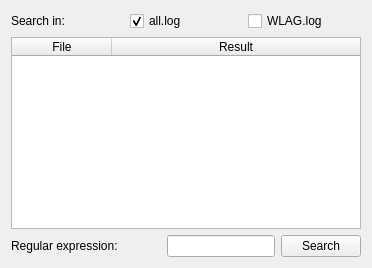
        <widget class="QWidget" name="logsBar">
         <attribute name="title">
          <string>Logs</string>
         </attribute>
         <layout class="QGridLayout" name="gridLayout_10">
          <item row="0" column="0">
           <layout class="QHBoxLayout" name="horizontalLayout_10">
            <item>
             <widget class="QLabel" name="label_5">
              <property name="text">
               <string>Search in:</string>
              </property>
             </widget>
            </item>
            <item>
             <widget class="QCheckBox" name="allLogsCombo">
              <property name="text">
               <string>all.log</string>
              </property>
              <property name="checked">
               <bool>true</bool>
              </property>
             </widget>
            </item>
            <item>
             <widget class="QCheckBox" name="wlagLogsCombo">
              <property name="text">
               <string>WLAG.log</string>
              </property>
             </widget>
            </item>
           </layout>
          </item>
          <item row="1" column="0">
           <widget class="QTableWidget" name="logsTable">
            <property name="alternatingRowColors">
             <bool>true</bool>
            </property>
            <attribute name="horizontalHeaderStretchLastSection">
             <bool>true</bool>
            </attribute>
            <column>
             <property name="text">
              <string>File</string>
             </property>
            </column>
            <column>
             <property name="text">
              <string>Result</string>
             </property>
            </column>
           </widget>
          </item>
          <item row="2" column="0">
           <layout class="QHBoxLayout" name="horizontalLayout_11">
            <item>
             <widget class="QLabel" name="label_6">
              <property name="sizePolicy">
               <sizepolicy hsizetype="Minimum" vsizetype="Preferred">
                <horstretch>0</horstretch>
                <verstretch>0</verstretch>
               </sizepolicy>
              </property>
              <property name="minimumSize">
               <size>
                <width>150</width>
                <height>0</height>
               </size>
              </property>
              <property name="text">
               <string>Regular expression:</string>
              </property>
             </widget>
            </item>
            <item>
             <widget class="QLineEdit" name="searchEdit"/>
            </item>
            <item>
             <widget class="QPushButton" name="searchButton">
              <property name="text">
               <string>Search</string>
              </property>
             </widget>
            </item>
           </layout>
          </item>
         </layout>
        </widget>
